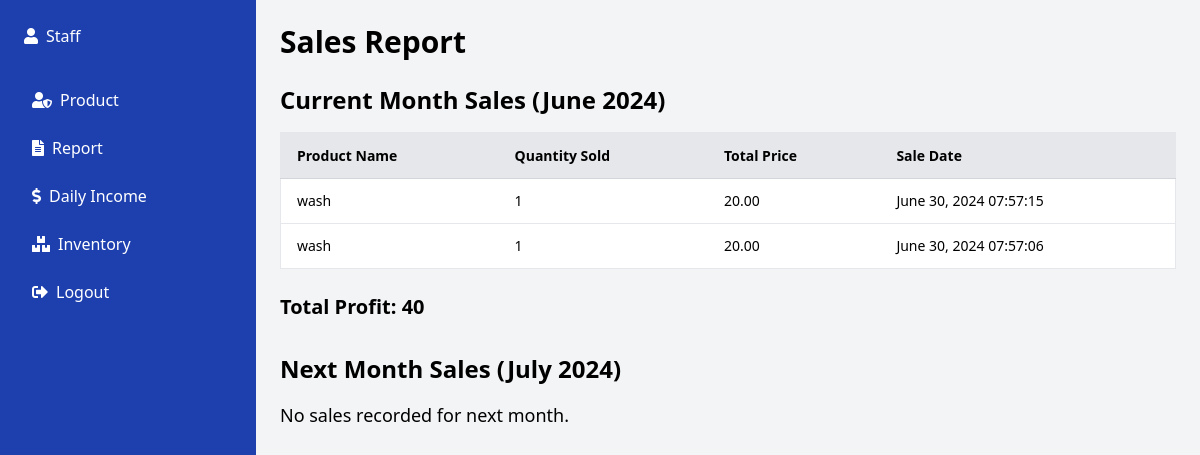
/public/all-sales.php, run on the app's committed database.
### tables this page shows
CREATE TABLE `sold_products` (
  `id` int(11) NOT NULL,
  `product_id` int(11) NOT NULL,
  `total_price` decimal(10,2) NOT NULL,
  `sale_date` timestamp NOT NULL DEFAULT current_timestamp() ON UPDATE current_timestamp(),
  `quantity_sold` int(11) NOT NULL
);

CREATE TABLE `add_product` (
  `id` int(11) NOT NULL,
  `name` varchar(250) NOT NULL,
  `category` varchar(250) NOT NULL,
  `image` varchar(250) NOT NULL,
  `quantity` int(11) NOT NULL,
  `description` text NOT NULL,
  `price` decimal(10,2) NOT NULL,
  `expiration` timestamp NOT NULL DEFAULT current_timestamp() ON UPDATE current_timestamp(),
  `original_quantity` int(11) NOT NULL
);

### public/all-sales.php (the view, shortened to what this page needs)
<?php
require_once __DIR__ . '/../config/configuration.php';
$current_month_start = date('Y-m-01');
$next_month_start = date('Y-m-d', strtotime('first day of next month'));
$sql_current_month = "SELECT p.name, s.quantity_sold, s.total_price, s.sale_date
                      FROM sold_products s
                      INNER JOIN add_product p ON s.product_id = p.id
                      WHERE s.sale_date >= '$current_month_start' AND s.sale_date < '$next_month_start'
                      ORDER BY s.sale_date DESC";
$result_current_month = $conn->query($sql_current_month);
$sales_current_month = array();
$sales_next_month = array();
$total_profit_current_month = 0;
$total_profit_next_month = 0;
if ($result_current_month->num_rows > 0) {
    while ($row = $result_current_month->fetch_assoc()) {
        $sales_current_month[] = $row;
        $total_profit_current_month += $row['total_price'];
    }
}
?>
<!DOCTYPE html>
<html lang="en">
<head>
     <link rel="stylesheet" href="https://cdn.jsdelivr.net/npm/tailwindcss@2.2.19/dist/tailwind.min.css">
    <link href="https://cdn.jsdelivr.net/npm/tailwindcss@2.2.19/dist/tailwind.min.css" rel="stylesheet">
    <link rel="stylesheet" href="https://cdnjs.cloudflare.com/ajax/libs/font-awesome/5.15.3/css/all.min.css">
</head>
<body class="bg-gray-100">
    <div class="flex">
      <div class="w-64 h-screen bg-blue-800 text-white flex flex-col fixed">
            <div class="px-6 py-4">
                <ul>
                    <li class="py-2 flex items-center">
                        <i class="fas fa-user mr-2"></i>
                        <a href="#" class="text-white hover:text-blue-300">Staff</a>
                    </li>
                </ul>
            </div>
            <nav class="flex-1 px-4 py-2 space-y-2">
                <a href="staff.php" class="flex items-center py-2 px-4 rounded hover:bg-blue-600">
                    <i class="fas fa-user-shield mr-2"></i> Product
                </a>
                <a href="report.php" data-target="report" class="flex items-center py-2 px-4 rounded hover:bg-blue-600">
                    <i class="fas fa-file-alt mr-2"></i> Report
                </a>
                <a href="sell-product.php" data-target="daily-income" class="flex items-center py-2 px-4 rounded hover:bg-blue-600">
                    <i class="fas fa-dollar-sign mr-2"></i> Daily Income
                </a>
                <a href="all-sales.php" class="flex items-center py-2 px-4 rounded hover:bg-blue-600">
          <i class="fas fa-boxes mr-2"></i> Inventory
        </a>
                <a href="logout.php" class="flex items-center py-2 px-4 rounded hover:bg-blue-600">
                    <i class="fas fa-sign-out-alt mr-2"></i> Logout
                </a>
            </nav>
        </div>
        <div class="flex-1 ml-64 p-6">
            <h1 class="text-3xl font-bold mb-6">Sales Report</h1>
            <h2 class="text-2xl font-bold mb-4">Current Month Sales (<?php echo date('F Y'); ?>)</h2>
            <?php if (!empty($sales_current_month)): ?>
                <div class="overflow-x-auto mb-6">
                    <table class="min-w-full bg-white border border-gray-200">
                        <thead>
                            <tr class="w-full bg-gray-200 text-left text-sm leading-normal">
                                <th class="py-3 px-4 border-b border-gray-300">Product Name</th>
                                <th class="py-3 px-4 border-b border-gray-300">Quantity Sold</th>
                                <th class="py-3 px-4 border-b border-gray-300">Total Price</th>
                                <th class="py-3 px-4 border-b border-gray-300">Sale Date</th>
                            </tr>
                        </thead>
                        <tbody class="text-sm">
                            <?php foreach ($sales_current_month as $sale): ?>
                                <tr class="border-b border-gray-200 hover:bg-gray-100">
                                    <td class="py-3 px-4"><?php echo $sale['name']; ?></td>
                                    <td class="py-3 px-4"><?php echo $sale['quantity_sold']; ?></td>
                                    <td class="py-3 px-4"><?php echo $sale['total_price']; ?></td>
                                    <td class="py-3 px-4"><?php echo date('F j, Y H:i:s', strtotime($sale['sale_date'])); ?></td>
                                </tr>
                            <?php endforeach; ?>
                        </tbody>
                    </table>
                </div>
                <p class="mt-6 text-xl font-bold">Total Profit: <?php echo $total_profit_current_month; ?></p>
            <?php else: ?>
                <p class="text-lg">No sales recorded for this month.</p>
            <?php endif; ?>
            <h2 class="text-2xl font-bold mb-4 mt-8">Next Month Sales (<?php echo date('F Y', strtotime('first day of next month')); ?>)</h2>
            <?php if (!empty($sales_next_month)): ?>
                <div class="overflow-x-auto mb-6">
                    <table class="min-w-full bg-white border border-gray-200">
                        <thead>
                            <tr class="w-full bg-gray-200 text-left text-sm leading-normal">
                                <th class="py-3 px-4 border-b border-gray-300">Product Name</th>
                                <th class="py-3 px-4 border-b border-gray-300">Quantity Sold</th>
                                <th class="py-3 px-4 border-b border-gray-300">Total Price</th>
                                <th class="py-3 px-4 border-b border-gray-300">Sale Date</th>
                            </tr>
                        </thead>
                        <tbody class="text-sm">
                            <?php foreach ($sales_next_month as $sale): ?>
                                <tr class="border-b border-gray-200 hover:bg-gray-100">
                                    <td class="py-3 px-4"><?php echo $sale['name']; ?></td>
                                    <td class="py-3 px-4"><?php echo $sale['quantity_sold']; ?></td>
                                    <td class="py-3 px-4"><?php echo $sale['total_price']; ?></td>
                                    <td class="py-3 px-4"><?php echo date('F j, Y H:i:s', strtotime($sale['sale_date'])); ?></td>
                                </tr>
                            <?php endforeach; ?>
                        </tbody>
                    </table>
                </div>
                <p class="mt-6 text-xl font-bold">Total Profit: <?php echo $total_profit_next_month; ?></p>
            <?php else: ?>
                <p class="text-lg">No sales recorded for next month.</p>
            <?php endif; ?>
        </div>
    </div>
</body>
</html>

### data on the page
sold_products: add_product.name "wash", quantity_sold "1", total_price "20.00", sale_date "June 30, 2024 07:57:15"
sold_products: add_product.name "wash", quantity_sold "1", total_price "20.00", sale_date "June 30, 2024 07:57:06"

### other printed values
$total_profit_current_month "40"
